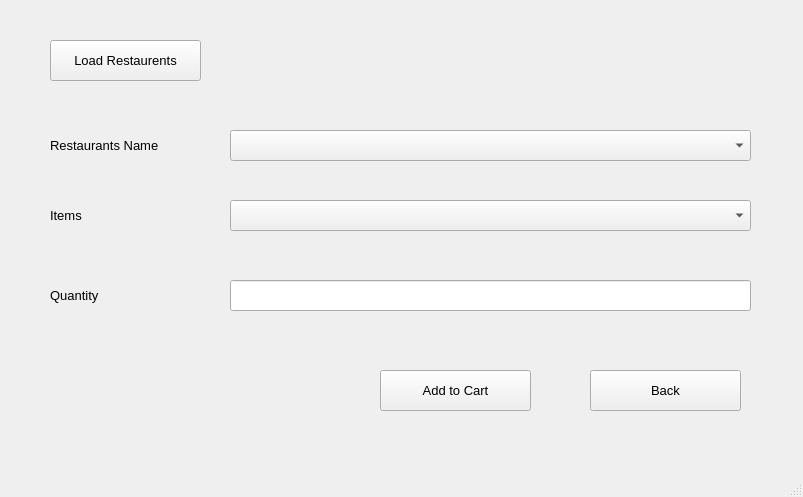
<?xml version="1.0" encoding="UTF-8"?>
<ui version="4.0">
 <class>MainWindow</class>
 <widget class="QMainWindow" name="MainWindow">
  <property name="geometry">
   <rect>
    <x>0</x>
    <y>0</y>
    <width>803</width>
    <height>497</height>
   </rect>
  </property>
  <property name="windowTitle">
   <string>MainWindow</string>
  </property>
  <widget class="QWidget" name="centralwidget">
   <widget class="QLineEdit" name="lineEdit_4">
    <property name="geometry">
     <rect>
      <x>230</x>
      <y>280</y>
      <width>521</width>
      <height>31</height>
     </rect>
    </property>
    <property name="font">
     <font>
      <pointsize>10</pointsize>
     </font>
    </property>
   </widget>
   <widget class="QLabel" name="label_3">
    <property name="geometry">
     <rect>
      <x>50</x>
      <y>280</y>
      <width>151</width>
      <height>31</height>
     </rect>
    </property>
    <property name="font">
     <font>
      <pointsize>10</pointsize>
     </font>
    </property>
    <property name="autoFillBackground">
     <bool>true</bool>
    </property>
    <property name="text">
     <string>Quantity</string>
    </property>
   </widget>
   <widget class="QLabel" name="label_2">
    <property name="geometry">
     <rect>
      <x>50</x>
      <y>200</y>
      <width>151</width>
      <height>31</height>
     </rect>
    </property>
    <property name="font">
     <font>
      <pointsize>10</pointsize>
     </font>
    </property>
    <property name="autoFillBackground">
     <bool>true</bool>
    </property>
    <property name="text">
     <string>Items</string>
    </property>
   </widget>
   <widget class="QPushButton" name="pushButton">
    <property name="geometry">
     <rect>
      <x>380</x>
      <y>370</y>
      <width>151</width>
      <height>41</height>
     </rect>
    </property>
    <property name="font">
     <font>
      <pointsize>10</pointsize>
     </font>
    </property>
    <property name="text">
     <string>Add to Cart</string>
    </property>
   </widget>
   <widget class="QComboBox" name="comboBox">
    <property name="geometry">
     <rect>
      <x>230</x>
      <y>130</y>
      <width>521</width>
      <height>31</height>
     </rect>
    </property>
    <property name="font">
     <font>
      <pointsize>10</pointsize>
     </font>
    </property>
   </widget>
   <widget class="QLabel" name="label">
    <property name="geometry">
     <rect>
      <x>50</x>
      <y>130</y>
      <width>151</width>
      <height>31</height>
     </rect>
    </property>
    <property name="font">
     <font>
      <pointsize>10</pointsize>
     </font>
    </property>
    <property name="autoFillBackground">
     <bool>true</bool>
    </property>
    <property name="text">
     <string>Restaurants Name</string>
    </property>
   </widget>
   <widget class="QComboBox" name="comboBox_2">
    <property name="geometry">
     <rect>
      <x>230</x>
      <y>200</y>
      <width>521</width>
      <height>31</height>
     </rect>
    </property>
    <property name="font">
     <font>
      <pointsize>10</pointsize>
     </font>
    </property>
   </widget>
   <widget class="QPushButton" name="pushButton_3">
    <property name="geometry">
     <rect>
      <x>50</x>
      <y>40</y>
      <width>151</width>
      <height>41</height>
     </rect>
    </property>
    <property name="font">
     <font>
      <pointsize>10</pointsize>
     </font>
    </property>
    <property name="text">
     <string>Load Restaurents</string>
    </property>
   </widget>
   <widget class="QPushButton" name="pushButton_2">
    <property name="geometry">
     <rect>
      <x>590</x>
      <y>370</y>
      <width>151</width>
      <height>41</height>
     </rect>
    </property>
    <property name="font">
     <font>
      <pointsize>10</pointsize>
     </font>
    </property>
    <property name="text">
     <string>Back</string>
    </property>
   </widget>
   <widget class="QLabel" name="label_4">
    <property name="geometry">
     <rect>
      <x>0</x>
      <y>-5</y>
      <width>811</width>
      <height>491</height>
     </rect>
    </property>
    <property name="text">
     <string/>
    </property>
    <property name="pixmap">
     <pixmap>360_F_225937425_qKwfa5FFOnWahx4WyPyBdZFkODQyOx95.jpg</pixmap>
    </property>
    <property name="scaledContents">
     <bool>true</bool>
    </property>
   </widget>
   <zorder>label_4</zorder>
   <zorder>lineEdit_4</zorder>
   <zorder>label_3</zorder>
   <zorder>label_2</zorder>
   <zorder>pushButton</zorder>
   <zorder>comboBox</zorder>
   <zorder>label</zorder>
   <zorder>comboBox_2</zorder>
   <zorder>pushButton_3</zorder>
   <zorder>pushButton_2</zorder>
  </widget>
  <widget class="QMenuBar" name="menubar">
   <property name="geometry">
    <rect>
     <x>0</x>
     <y>0</y>
     <width>803</width>
     <height>26</height>
    </rect>
   </property>
  </widget>
  <widget class="QStatusBar" name="statusbar"/>
 </widget>
 <resources/>
 <connections/>
</ui>
